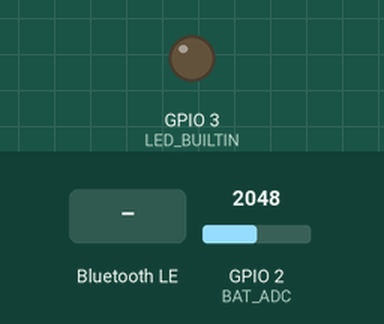
A sketch run on a simulated ESP32-C3. Shown: output pins drawn as LEDs (lit = HIGH). The test bench sets the inputs (shaded band); at power-on: GPIO 2 (BAT_ADC) = 2048. Nothing arrives over Bluetooth unless stated; a phone connects over Bluetooth LE 3 s after start; what the sketch prints to the serial monitor is not drawn.

Above: at 2.2 s.
2.3 s: Bluetooth LE write "INFO" received
Timing chart, 0 to 17.6 s (numbered marks = the images above; inputs shaded):
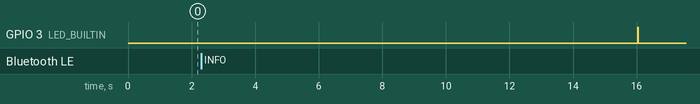

The sketch:

ESP32-C3_Battery_Monitor_BLE.ino
```cpp
 /* File: ESP32-C3_Battery_Monitor_BLE.ino
 *
 * based on https://github.com/Xinyuan-LilyGO/LilyGo-T-OI-PLUS</blob/main/example/deepsleep/deepsleep.ino
 * Author: Pranav Cherukupalli <cherukupallip@gmail.com>
 *
 * based on Neil Kolban example for IDF: https://github.com/nkolban/esp32-snippets/blob/master/cpp_utils/tests/BLE%20Tests/SampleNotify.cpp
 * Ported to Arduino ESP32 by Evandro Copercini
 *
 * Sends battery voltage via BLE to Central Device
 *
 * 2022-07-06/Claus Kuehnel info@ckuehnel.ch
 */
#include "Arduino.h"
#include "esp_adc_cal.h"

#include <BLEDevice.h>
#include <BLEServer.h>
#include <BLEUtils.h>
#include <BLE2902.h>

BLEServer *pServer = NULL;
BLECharacteristic * pTxCharacteristic;
bool deviceConnected = false;
uint8_t txValue = 0;

// See the following for generating UUIDs:
// https://www.uuidgenerator.net/

#define SERVICE_UUID           "6E400001-B5A3-F393-E0A9-E50E24DCCA9E" // UART service UUID
#define CHARACTERISTIC_UUID_RX "6E400002-B5A3-F393-E0A9-E50E24DCCA9E"
#define CHARACTERISTIC_UUID_TX "6E400003-B5A3-F393-E0A9-E50E24DCCA9E"

#define DEVICE "LilyGo-T-OI-PLUS"

//Bluetooth connect/disconnect processing. Triggered automatically when a connect/disconnect event occurs
class MyServerCallbacks: public BLEServerCallbacks
{
  void onConnect(BLEServer* pServer)
  { //This function will be executed when Bluetooth is connected
    Serial.println("BLE connected");
    deviceConnected = true;
  };

  void onDisconnect(BLEServer* pServer)
  {  //This function will be executed when Bluetooth is disconnected
      Serial.println("BLE disconnected");
      deviceConnected = false;
      delay(500); // give the bluetooth stack the chance to get things ready
      pServer->startAdvertising(); // restart advertising
  }
};

/****************Data receiving section*************/
//Bluetooth receive data processing. Triggered automatically when data is received
class MyCallbacks: public BLECharacteristicCallbacks
{
  void onWrite(BLECharacteristic *pCharacteristic)
  {
    std::string rxValue = pCharacteristic->getValue(); //Receive data and assign it to rxValue

    if (rxValue == "INFO") Serial.println("This is LilyGo-T-OI-PLUS");    //Determine whether the received character is "INFO"

    /*  if (rxValue.length() > 0) {
        Serial.println("*********");
        Serial.print("Received Value: ");
        for (int i = 0; i < rxValue.length(); i++){
          Serial.print(rxValue[i]);
        }
        Serial.println();
        Serial.println("*********");
      } */
    }
};

#define BAT_ADC    2   // Voltage divider for ADC Input on T-OI plus ESP32-C3
#define LED_BUILTIN 3  // Green LED at GPIO3 on T-OI plus ESP32-C3

#define DEBUG 1  // 0 - disable serial communication

float Voltage = 0.0;
uint32_t readADC_Cal(int ADC_Raw);

#define uS_TO_S_FACTOR 1000000ULL   /* Conversion factor for micro seconds to seconds */
#define TIME_TO_SLEEP  30         /* Time ESP32 will go to sleep (in seconds) */

// Method to print the reason by which ESP32 has been awaken from sleep
void print_wakeup_reason()
{
  esp_sleep_wakeup_cause_t wakeup_reason;
  wakeup_reason = esp_sleep_get_wakeup_cause();

  switch(wakeup_reason)
  {
    case ESP_SLEEP_WAKEUP_EXT0 : Serial.println("Wakeup caused by external signal using RTC_IO"); break;
    case ESP_SLEEP_WAKEUP_EXT1 : Serial.println("Wakeup caused by external signal using RTC_CNTL"); break;
    case ESP_SLEEP_WAKEUP_TIMER : Serial.println("Wakeup caused by timer"); break;
    case ESP_SLEEP_WAKEUP_TOUCHPAD : Serial.println("Wakeup caused by touchpad"); break;
    case ESP_SLEEP_WAKEUP_ULP : Serial.println("Wakeup caused by ULP program"); break;
    default : Serial.printf("Wakeup was not caused by deep sleep: %d\n",wakeup_reason); break;
  }
}

void setup()
{
  if (DEBUG) Serial.begin(115200);
  delay(1000); // Wait for Serial Monitor
  if (DEBUG) Serial.println("Starting LilyGo-T-OI-PLUS...");

  BLEBegin();  //Initialize Bluetooth

  pinMode(LED_BUILTIN, OUTPUT);

  if (DEBUG)
  {
    print_wakeup_reason(); //Print the wakeup reason for ESP32
    print_adc_characteristics();
  }

  Voltage = (readADC_Cal(analogRead(BAT_ADC))) * 2;
  if (DEBUG) Serial.printf("Vbat = %.0f mV\n", Voltage); // Print Voltage (in mV)

  /*
  Next we decide what all peripherals to shut down/keep on
  By default, ESP32 will automatically power down the peripherals
  not needed by the wakeup source, but if you want to be a poweruser
  this is for you. Read in detail at the API docs
  http://esp-idf.readthedocs.io/en/latest/api-reference/system/deep_sleep.html
  Left the line commented as an example of how to configure peripherals.
  The line below turns off all RTC peripherals in deep sleep.
  */
  //esp_deep_sleep_pd_config(ESP_PD_DOMAIN_RTC_PERIPH, ESP_PD_OPTION_OFF);
  //Serial.println("Configured all RTC Peripherals to be powered down in sleep");

  /*
  Now that we have setup a wake cause and if needed setup the
  peripherals state in deep sleep, we can now start going to
  deep sleep.
  In the case that no wake up sources were provided but deep
  sleep was started, it will sleep forever unless hardware
  reset occurs.
  */
  /*
  if (DEBUG) Serial.println("Going to sleep...");
  if (DEBUG) Serial.flush();
  //delay(10000);
  esp_deep_sleep_start();
  if (DEBUG) Serial.println("This will never be printed"); */
}

void loop()
{
  digitalWrite(LED_BUILTIN, HIGH);   // turn the LED on (HIGH is the voltage level)

  Voltage = (readADC_Cal(analogRead(BAT_ADC))) * 2;
  if (DEBUG) Serial.printf("Vbat = %.0f mV\n", Voltage); // Print Voltage (in mV)

   /****************Data transmitting section*************/
  if (deviceConnected)
  { //If there is a Bluetooth connection, send data
    pTxCharacteristic->setValue("Hello");  //Send string
    pTxCharacteristic->notify();
    delay(10); // bluetooth stack will go into congestion, if too many packets are sent

    pTxCharacteristic->setValue("DFRobot");  //Send string
    pTxCharacteristic->notify();
    delay(10); // bluetooth stack will go into congestion, if too many packets are sent
  }

  digitalWrite(LED_BUILTIN, LOW);   // turn the LED on (HIGH is the voltage level)
  delay(15000);
}
```

ADC.ino
```cpp
void print_adc_characteristics()
{
  Serial.println("Is ADC reference voltage have been burned to the eFuse?");
  if (ESP_OK == esp_adc_cal_check_efuse(ESP_ADC_CAL_VAL_EFUSE_VREF))
    Serial.println("Calibration mode is supported in eFuse");
  else
    Serial.println("Error, eFuse values are not burned");

  Serial.println("Are Two Point values have been burned to the eFuse?");
  if (ESP_OK == esp_adc_cal_check_efuse(ESP_ADC_CAL_VAL_EFUSE_TP))
    Serial.println("Calibration mode is supported in eFuse");
  else
    Serial.println("Error, eFuse values are not burned");

  Serial.println("Which type of calibration value is used in characterization?");
  esp_adc_cal_characteristics_t adc_chars;
  esp_adc_cal_value_t calValue = esp_adc_cal_characterize(ADC_UNIT_1, ADC_ATTEN_DB_11, ADC_WIDTH_BIT_12, 1100, &adc_chars);
  switch (calValue)
  {
    case 0: Serial.println("Characterization based on reference voltage stored in eFuse");
            break;
    case 1: Serial.println("Characterization based on Two Point values stored in eFuse");
            break;
    case 2: Serial.println("Characterization based on default reference voltage");
            break;
    default: Serial.println("Type not specified");
  }
}

uint32_t readADC_Cal(int ADC_Raw)
{
  esp_adc_cal_characteristics_t adc_chars;
  esp_adc_cal_characterize(ADC_UNIT_1, ADC_ATTEN_DB_11, ADC_WIDTH_BIT_12, 1100, &adc_chars);
  return (esp_adc_cal_raw_to_voltage(ADC_Raw, &adc_chars));
}
```

BLE.ino
```cpp
void BLEBegin()
{
  // Create the BLE Device
  BLEDevice::init(/*BLE name*/"UART Service");

  // Create the BLE Server
  pServer = BLEDevice::createServer();
  pServer->setCallbacks(new MyServerCallbacks());

  // Create the BLE Service
  BLEService *pService = pServer->createService(SERVICE_UUID);

  // Create a BLE Characteristic
  pTxCharacteristic = pService->createCharacteristic(
                    CHARACTERISTIC_UUID_TX,
                    BLECharacteristic::PROPERTY_NOTIFY
                  );

  pTxCharacteristic->addDescriptor(new BLE2902());

  BLECharacteristic * pRxCharacteristic = pService->createCharacteristic(
                      CHARACTERISTIC_UUID_RX,
                      BLECharacteristic::PROPERTY_WRITE
                    );

  pRxCharacteristic->setCallbacks(new MyCallbacks());

  // Start the service
  pService->start();

  // Start advertising
  pServer->getAdvertising()->start();
  Serial.println("Waiting a client connection to notify...");
}
```
